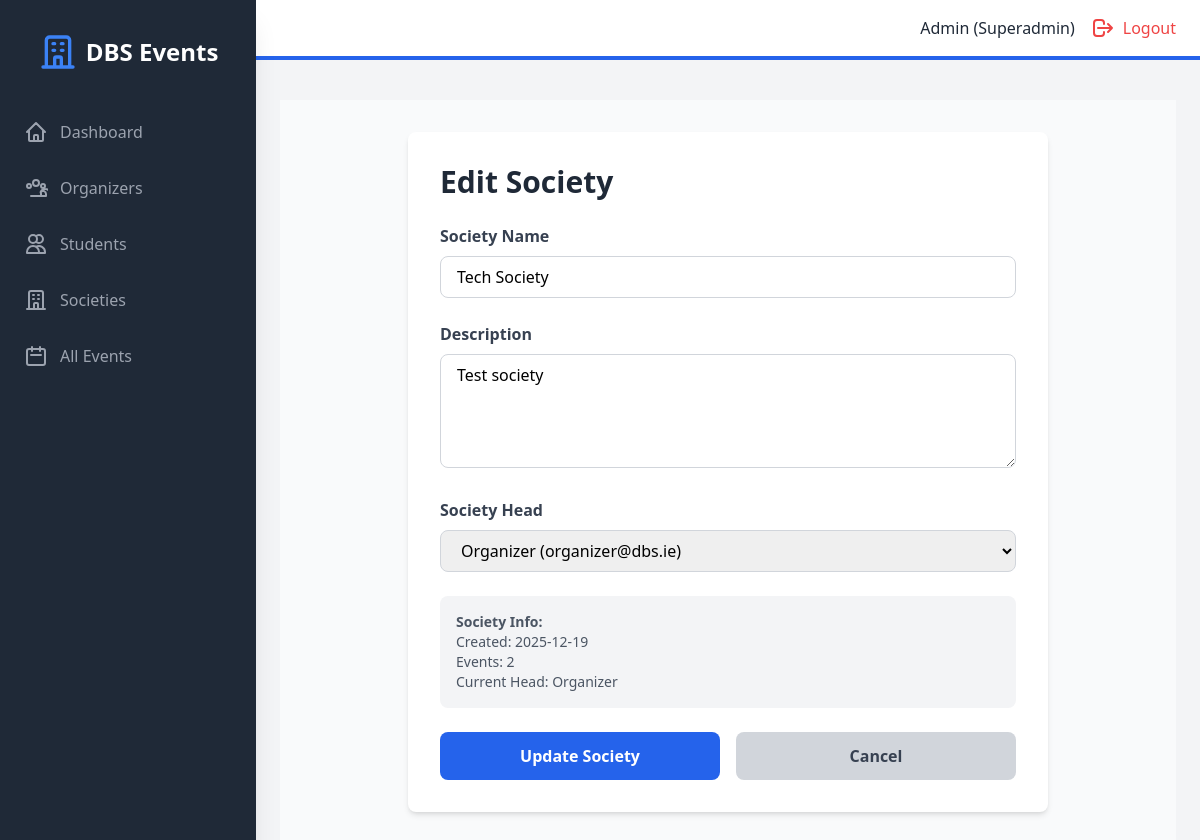
Page /admin/edit-society/1 (signed in) on the committed database.
### models.py (models this page shows, shortened)
class User(UserMixin, db.Model):
    id = db.Column(db.Integer, primary_key=True)
    student_number = db.Column(db.String(50), unique=True, nullable=True)
    email = db.Column(db.String(120), unique=True, nullable=False)
    password_hash = db.Column(db.String(200), nullable=False)
    name = db.Column(db.String(100), nullable=False)
    role = db.Column(db.String(20), nullable=False)  # superadmin, organizer, student
    created_at = db.Column(db.DateTime, default=datetime.utcnow)
    societies = db.relationship('Society', backref='head', lazy=True)
    events_created = db.relationship('Event', backref='creator', lazy=True)
    registrations = db.relationship('Registration', backref='student', lazy=True)

class Society(db.Model):
    id = db.Column(db.Integer, primary_key=True)
    name = db.Column(db.String(100), nullable=False, unique=True)
    description = db.Column(db.Text, nullable=True)
    society_head_id = db.Column(db.Integer, db.ForeignKey('user.id'), nullable=False)
    created_at = db.Column(db.DateTime, default=datetime.utcnow)
    events = db.relationship('Event', backref='society', lazy=True)

### backend/routes/admin.py (the view, shortened to what this page needs)
@admin_bp.route("/admin/edit-society/<int:society_id>", methods=["GET", "POST"], endpoint="admin_edit_society")
@admin_required
def admin_edit_society(society_id):
    society = Society.query.get_or_404(society_id)
    organizers = User.query.filter_by(role="organizer").all()
    return render_template("admin/edit_society.html", society=society, organizers=organizers)

### backend/main.py (called while the page is built)
@login_manager.user_loader
def load_user(user_id):
    return User.query.get(int(user_id))

### frontend/templates/admin/edit_society.html (shortened to what this page needs)
{% extends "base.html" %}
{% block auth_content %}
<div class="min-h-screen bg-gray-50 py-8">
    <div class="max-w-2xl mx-auto px-4">
        <div class="bg-white rounded-lg shadow-md p-8">
            <h2 class="text-3xl font-bold text-gray-800 mb-6">Edit Society</h2>
            <form method="POST" action="{{ url_for('admin.admin_edit_society', society_id=society.id) }}">
                <div class="space-y-6">
                    <div>
                        <label for="name" class="block text-gray-700 font-semibold mb-2">Society Name</label>
                        <input type="text" id="name" name="name" value="{{ society.name }}" required
                               class="w-full px-4 py-2 border border-gray-300 rounded-lg focus:ring-2 focus:ring-blue-500 focus:border-transparent">
                    </div>
                    <div>
                        <label for="description" class="block text-gray-700 font-semibold mb-2">Description</label>
                        <textarea id="description" name="description" rows="4"
                                  class="w-full px-4 py-2 border border-gray-300 rounded-lg focus:ring-2 focus:ring-blue-500 focus:border-transparent">{{ society.description or '' }}</textarea>
                    </div>
                    <div>
                        <label for="society_head_id" class="block text-gray-700 font-semibold mb-2">Society Head</label>
                        <select id="society_head_id" name="society_head_id" required
                                class="w-full px-4 py-2 border border-gray-300 rounded-lg focus:ring-2 focus:ring-blue-500 focus:border-transparent">
                            {% for organizer in organizers %}
                                <option value="{{ organizer.id }}" {% if society.society_head_id == organizer.id %}selected{% endif %}>
                                    {{ organizer.name }} ({{ organizer.email }})
                                </option>
                            {% endfor %}
                        </select>
                    </div>
                    <div class="bg-gray-100 p-4 rounded-lg">
                        <p class="text-sm text-gray-600">
                            <strong>Society Info:</strong><br>
                            Created: {{ society.created_at.strftime('%Y-%m-%d') if society.created_at else 'N/A' }}<br>
                            Events: {{ society.events|length }}<br>
                            Current Head: {{ society.head.name if society.head else 'None' }}
                        </p>
                    </div>
                    <div class="flex space-x-4">
                        <button type="submit" class="flex-1 bg-blue-600 text-white py-3 px-6 rounded-lg font-semibold hover:bg-blue-700 transition">
                            Update Society
                        </button>
                        <a href="{{ url_for('admin.admin_societies') }}" class="flex-1 bg-gray-300 text-gray-700 py-3 px-6 rounded-lg font-semibold hover:bg-gray-400 transition text-center">
                            Cancel
                        </a>
                    </div>
                </div>
            </form>
        </div>
    </div>
</div>
{% endblock %}

### frontend/templates/base.html (shortened to what this page needs)
<!DOCTYPE html>
<html lang="en">
<head>
    <script src="https://cdn.tailwindcss.com"></script>
    <link rel="stylesheet" href="{{ url_for('static', filename='css/style.css') }}">
</head>
<body class="bg-gray-100">
    {% if current_user.is_authenticated %}
    <div class="flex h-screen bg-gray-100">
        <div id="sidebar" class="sidebar fixed inset-y-0 left-0 z-30 w-64 bg-gray-800 overflow-y-auto transition duration-300 ease-out md:translate-x-0 md:static md:shadow-xl sidebar-closed">
            <div class="flex items-center justify-center mt-8">
                <div class="flex items-center">
                    <svg class="h-10 w-10 text-blue-500" fill="none" stroke="currentColor" viewBox="0 0 24 24">
                        <path stroke-linecap="round" stroke-linejoin="round" stroke-width="2" d="M19 21V5a2 2 0 00-2-2H7a2 2 0 00-2 2v16m14 0h2m-2 0h-5m-9 0H3m2 0h5M9 7h1m-1 4h1m4-4h1m-1 4h1m-5 10v-5a1 1 0 011-1h2a1 1 0 011 1v5m-4 0h4"></path>
                    </svg>
                    <span class="text-white text-2xl font-semibold ml-2">DBS Events</span>
                </div>
            </div>
            <nav class="mt-10">
                {% if current_user.role == 'superadmin' %}
                    <a class="flex items-center mt-4 py-2 px-6 text-gray-400 hover:bg-gray-700 hover:text-white" href="{{ url_for('admin.admin_dashboard') }}">
                        <svg class="h-6 w-6" fill="none" stroke="currentColor" viewBox="0 0 24 24"><path stroke-linecap="round" stroke-linejoin="round" stroke-width="2" d="M3 12l2-2m0 0l7-7 7 7M5 10v10a1 1 0 001 1h3m10-11l2 2m-2-2v10a1 1 0 01-1 1h-3m-6 0a1 1 0 001-1v-4a1 1 0 011-1h2a1 1 0 011 1v4a1 1 0 001 1m-6 0h6"></path></svg>
                        <span class="mx-3">Dashboard</span>
                    </a>
                    <a class="flex items-center mt-4 py-2 px-6 text-gray-400 hover:bg-gray-700 hover:text-white" href="{{ url_for('admin.admin_organizers') }}">
                        <span class="mx-3">Organizers</span>
                    </a>
                    <a class="flex items-center mt-4 py-2 px-6 text-gray-400 hover:bg-gray-700 hover:text-white" href="{{ url_for('admin.admin_students') }}">
                        <svg class="h-6 w-6" fill="none" stroke="currentColor" viewBox="0 0 24 24"><path stroke-linecap="round" stroke-linejoin="round" stroke-width="2" d="M12 4.354a4 4 0 110 5.292M15 21H3v-1a6 6 0 0112 0v1zm0 0h6v-1a6 6 0 00-9-5.197M13 7a4 4 0 11-8 0 4 4 0 018 0z"></path></svg>
                        <span class="mx-3">Students</span>
                    </a>
                    <a class="flex items-center mt-4 py-2 px-6 text-gray-400 hover:bg-gray-700 hover:text-white" href="{{ url_for('admin.admin_societies') }}">
                        <svg class="h-6 w-6" fill="none" stroke="currentColor" viewBox="0 0 24 24"><path stroke-linecap="round" stroke-linejoin="round" stroke-width="2" d="M19 21V5a2 2 0 00-2-2H7a2 2 0 00-2 2v16m14 0h2m-2 0h-5m-9 0H3m2 0h5M9 7h1m-1 4h1m4-4h1m-1 4h1m-5 10v-5a1 1 0 011-1h2a1 1 0 011 1v5m-4 0h4"></path></svg>
                        <span class="mx-3">Societies</span>
                    </a>
                    <a class="flex items-center mt-4 py-2 px-6 text-gray-400 hover:bg-gray-700 hover:text-white" href="{{ url_for('admin.admin_events') }}">
                        <svg class="h-6 w-6" fill="none" stroke="currentColor" viewBox="0 0 24 24"><path stroke-linecap="round" stroke-linejoin="round" stroke-width="2" d="M8 7V3m8 4V3m-9 8h10M5 21h14a2 2 0 002-2V7a2 2 0 00-2-2H5a2 2 0 00-2 2v12a2 2 0 002 2z"></path></svg>
                        <span class="mx-3">All Events</span>
                    </a>
                {% endif %}
            </nav>
        </div>
        <div class="flex-1 flex flex-col overflow-hidden">
            <header class="flex justify-between items-center py-4 px-6 bg-white border-b-4 border-blue-600">
                <div class="flex items-center">
                    <span class="text-gray-800 mr-4">{{ current_user.name }} ({{ current_user.role | capitalize }})</span>
                    <a href="{{ url_for('public.logout') }}" class="flex items-center text-red-500 hover:text-red-700">
                        <svg class="h-6 w-6" fill="none" stroke="currentColor" viewBox="0 0 24 24"><path stroke-linecap="round" stroke-linejoin="round" stroke-width="2" d="M17 16l4-4m0 0l-4-4m4 4H7m6 4v1a3 3 0 01-3 3H6a3 3 0 01-3-3v-10a3 3 0 013-3h4a3 3 0 013 3v1"></path></svg>
                        <span class="ml-2 hidden sm:inline">Logout</span>
                    </a>
                </div>
            </header>
            <div class="px-6 pt-4">
            </div>
            <main class="flex-1 overflow-x-hidden overflow-y-auto bg-gray-100 p-6">
                {% block auth_content %}{% endblock %}
            </main>
        </div>
    </div>
    {% endif %}
</body>
</html>

### frontend/static/css/style.css (style rules this page uses)
body { font-family: 'Segoe UI', Tahoma, Geneva, Verdana, sans-serif; }
a, button { transition: all 0.3s ease; }

### frontend/templates/base.html (style rules this page uses)
.sidebar { transition: transform 0.3s ease-in-out; }
.sidebar-closed { transform: translateX(-100%); }
@media (min-width: 768px) { .sidebar-closed { transform: translateX(0); } }

### rows in the picture
User: name "Admin", role "Superadmin"
Society: name "Tech Society", description "Test society", society_head_id "Organizer (organizer@dbs.ie)", created_at "2025-12-19"
User: head "Organizer"

### other values in the picture
{{ society.events|length }} "2"
